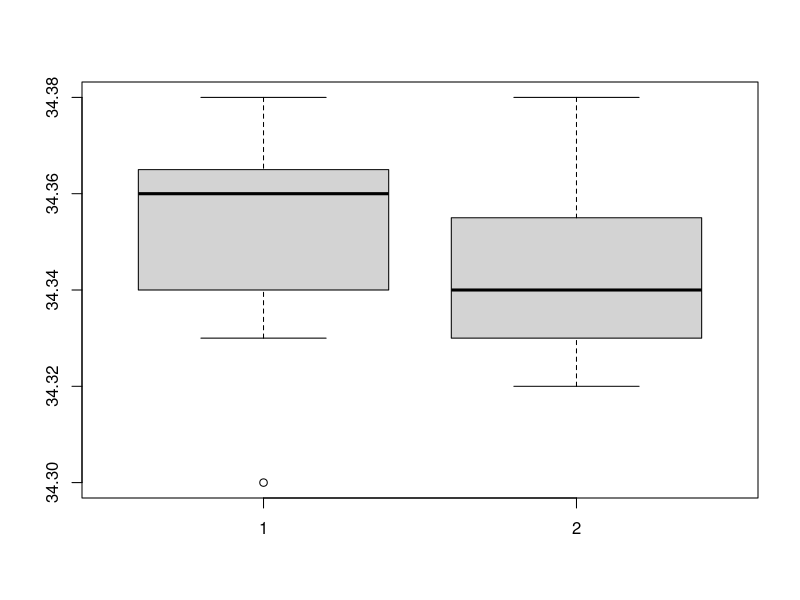

This chart was generated by the following R code:
Xi = c(34.37, 34.36, 34.34, 34.36, 34.33, 34.35, 34.37, 34.36,
34.35, 34.38, 34.34, 34.33, 34.36, 34.3, 34.37)
Yi = c(34.35, 34.34, 34.33, 34.37, 34.36, 34.32, 34.34, 34.35,
34.32, 34.34, 34.32, 34.33, 34.38, 34.35, 34.36)
print('Xi: ')
print(Xi)
print('Yi: ')
print(Yi)

boxplot(Xi, Yi)
print(t.test(Xi, Yi))